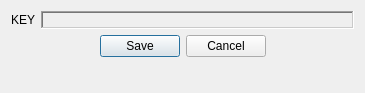
<?xml version="1.0" encoding="UTF-8"?>
<ui version="4.0">
 <class>KeyRequestDialogForm</class>
 <widget class="QDialog" name="KeyRequestDialogForm">
  <property name="geometry">
   <rect>
    <x>0</x>
    <y>0</y>
    <width>365</width>
    <height>93</height>
   </rect>
  </property>
  <property name="windowTitle">
   <string>Dialog</string>
  </property>
  <layout class="QFormLayout" name="formLayout">
   <item row="1" column="0" colspan="2">
    <widget class="QDialogButtonBox" name="buttonBox">
     <property name="orientation">
      <enum>Qt::Horizontal</enum>
     </property>
     <property name="standardButtons">
      <set>QDialogButtonBox::Cancel|QDialogButtonBox::Save</set>
     </property>
     <property name="centerButtons">
      <bool>true</bool>
     </property>
    </widget>
   </item>
   <item row="0" column="0">
    <widget class="QLabel" name="label">
     <property name="text">
      <string>KEY</string>
     </property>
    </widget>
   </item>
   <item row="0" column="1">
    <widget class="QLabel" name="lbl_key_value">
     <property name="frameShape">
      <enum>QFrame::WinPanel</enum>
     </property>
     <property name="frameShadow">
      <enum>QFrame::Sunken</enum>
     </property>
     <property name="text">
      <string/>
     </property>
     <property name="alignment">
      <set>Qt::AlignCenter</set>
     </property>
    </widget>
   </item>
  </layout>
 </widget>
 <resources/>
 <connections>
  <connection>
   <sender>buttonBox</sender>
   <signal>accepted()</signal>
   <receiver>KeyRequestDialogForm</receiver>
   <slot>accept()</slot>
   <hints>
    <hint type="sourcelabel">
     <x>248</x>
     <y>254</y>
    </hint>
    <hint type="destinationlabel">
     <x>157</x>
     <y>274</y>
    </hint>
   </hints>
  </connection>
  <connection>
   <sender>buttonBox</sender>
   <signal>rejected()</signal>
   <receiver>KeyRequestDialogForm</receiver>
   <slot>reject()</slot>
   <hints>
    <hint type="sourcelabel">
     <x>316</x>
     <y>260</y>
    </hint>
    <hint type="destinationlabel">
     <x>286</x>
     <y>274</y>
    </hint>
   </hints>
  </connection>
 </connections>
</ui>
